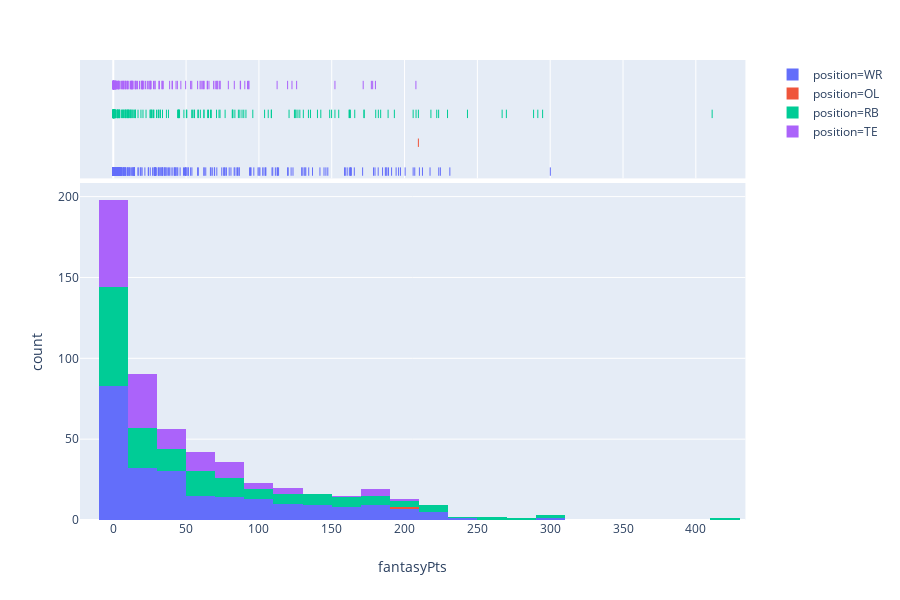

Source (notebook cell):
### Code cell
px.histogram(df, x='fantasyPts', marginal='rug', color = 'position')

### Figure 1 — Plotly figure (JSON) as saved in the notebook; plotly's stock layout.template omitted (floating-point values rounded to 4 significant figures; data arrays with more than 128 entries replaced by an {"elided": "..."} marker saying what was removed)
{"data": [{"alignmentgroup": "True", "bingroup": "x", "hoverlabel": {"namelength": 0}, "hovertemplate": "position=WR<br>fantasyPts=%{x}<br>count=%{y}", "legendgroup": "position=WR", "marker": {"color": "#636efa"}, "name": "position=WR", "offsetgroup": "position=WR", "orientation": "v", "showlegend": true, "type": "histogram", "x": {"elided": "237 float values"}, "xaxis": "x", "yaxis": "y"}, {"alignmentgroup": "True", "boxpoints": "all", "fillcolor": "rgba(255,255,255,0)", "hoverlabel": {"namelength": 0}, "hoveron": "points", "hovertemplate": "position=WR<br>fantasyPts=%{x}", "jitter": 0, "legendgroup": "position=WR", "line": {"color": "rgba(255,255,255,0)"}, "marker": {"color": "#636efa", "symbol": "line-ns-open"}, "name": "position=WR", "offsetgroup": "position=WR", "showlegend": false, "type": "box", "x": {"elided": "237 float values"}, "xaxis": "x2", "yaxis": "y2"}, {"alignmentgroup": "True", "bingroup": "x", "hoverlabel": {"namelength": 0}, "hovertemplate": "position=OL<br>fantasyPts=%{x}<br>count=%{y}", "legendgroup": "position=OL", "marker": {"color": "#EF553B"}, "name": "position=OL", "offsetgroup": "position=OL", "orientation": "v", "showlegend": true, "type": "histogram", "x": [209.5], "xaxis": "x", "yaxis": "y"}, {"alignmentgroup": "True", "boxpoints": "all", "fillcolor": "rgba(255,255,255,0)", "hoverlabel": {"namelength": 0}, "hoveron": "points", "hovertemplate": "position=OL<br>fantasyPts=%{x}", "jitter": 0, "legendgroup": "position=OL", "line": {"color": "rgba(255,255,255,0)"}, "marker": {"color": "#EF553B", "symbol": "line-ns-open"}, "name": "position=OL", "offsetgroup": "position=OL", "showlegend": false, "type": "box", "x": [209.5], "xaxis": "x2", "yaxis": "y2"}, {"alignmentgroup": "True", "bingroup": "x", "hoverlabel": {"namelength": 0}, "hovertemplate": "position=RB<br>fantasyPts=%{x}<br>count=%{y}", "legendgroup": "position=RB", "marker": {"color": "#00cc96"}, "name": "position=RB", "offsetgroup": "position=RB", "orientation": "v", "showlegend": true, "type": "histogram", "x": {"elided": "173 float values"}, "xaxis": "x", "yaxis": "y"}, {"alignmentgroup": "True", "boxpoints": "all", "fillcolor": "rgba(255,255,255,0)", "hoverlabel": {"namelength": 0}, "hoveron": "points", "hovertemplate": "position=RB<br>fantasyPts=%{x}", "jitter": 0, "legendgroup": "position=RB", "line": {"color": "rgba(255,255,255,0)"}, "marker": {"color": "#00cc96", "symbol": "line-ns-open"}, "name": "position=RB", "offsetgroup": "position=RB", "showlegend": false, "type": "box", "x": {"elided": "173 float values"}, "xaxis": "x2", "yaxis": "y2"}, {"alignmentgroup": "True", "bingroup": "x", "hoverlabel": {"namelength": 0}, "hovertemplate": "position=TE<br>fantasyPts=%{x}<br>count=%{y}", "legendgroup": "position=TE", "marker": {"color": "#ab63fa"}, "name": "position=TE", "offsetgroup": "position=TE", "orientation": "v", "showlegend": true, "type": "histogram", "x": {"elided": "135 float values"}, "xaxis": "x", "yaxis": "y"}, {"alignmentgroup": "True", "boxpoints": "all", "fillcolor": "rgba(255,255,255,0)", "hoverlabel": {"namelength": 0}, "hoveron": "points", "hovertemplate": "position=TE<br>fantasyPts=%{x}", "jitter": 0, "legendgroup": "position=TE", "line": {"color": "rgba(255,255,255,0)"}, "marker": {"color": "#ab63fa", "symbol": "line-ns-open"}, "name": "position=TE", "offsetgroup": "position=TE", "showlegend": false, "type": "box", "x": {"elided": "135 float values"}, "xaxis": "x2", "yaxis": "y2"}], "layout": {"barmode": "relative", "height": 600, "legend": {"tracegroupgap": 0}, "margin": {"t": 60}, "xaxis": {"anchor": "y", "domain": [0, 0.98], "title": {"text": "fantasyPts"}}, "xaxis2": {"anchor": "y2", "domain": [0, 0.98], "matches": "x", "showgrid": true, "showticklabels": false}, "yaxis": {"anchor": "x", "domain": [0, 0.7326], "title": {"text": "count"}}, "yaxis2": {"anchor": "x2", "domain": [0.7426, 1], "matches": "y2", "showgrid": false, "showticklabels": false}}}
